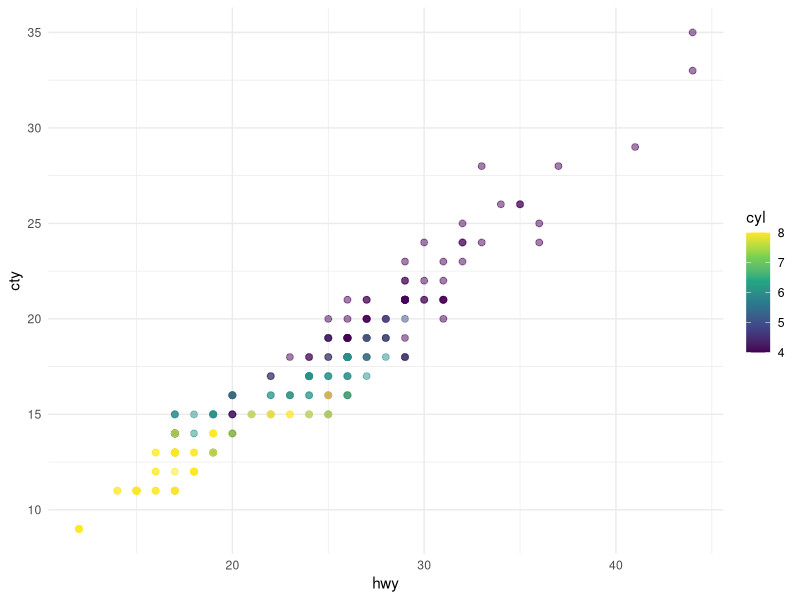
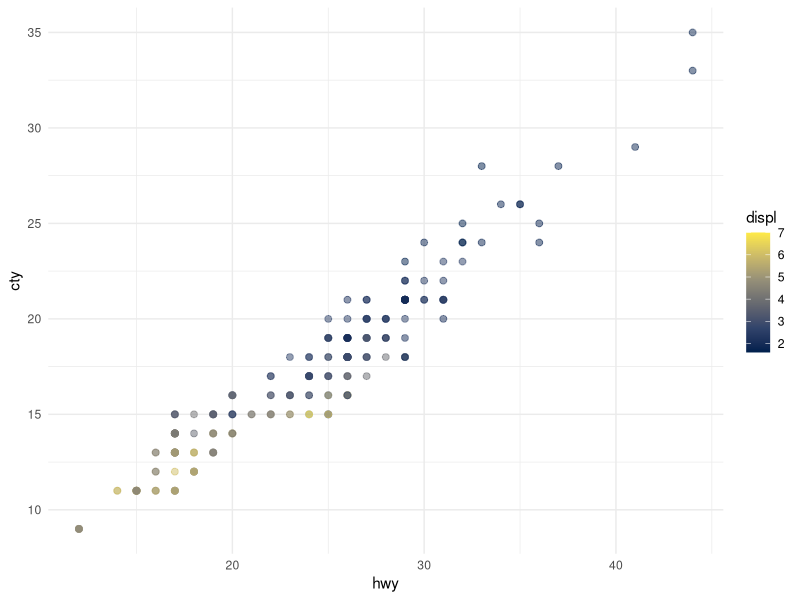

The R source for these figures, in order:
## ---- chunk 1
#| label: load-packages


library(ggplot2)
## ---- chunk 2
#| label: fig-mpg
#| fig-cap: "Fig cap bla bla"
#| fig-subcap:
#|      - "Color by number of cylinders"
#|      - "Color by engine displacements, in liters"
#| layout-ncol: 2
#| column: page

ggplot(mpg, aes(x = hwy, y = cty, color = cyl)) +
  geom_point(alpha = 0.5, size = 2) +
  scale_color_viridis_c() +
  theme_minimal()

ggplot(mpg, aes(x = hwy, y = cty, color = displ)) +
  geom_point(alpha = 0.5, size = 2) +
  scale_color_viridis_c(option = "E") +
  theme_minimal()

## ---- chunk 3
#| echo: false

mean_city <- round(mean(mpg$cty), 2)

mean_hwy <- round(mean(mpg$hwy), 2)
